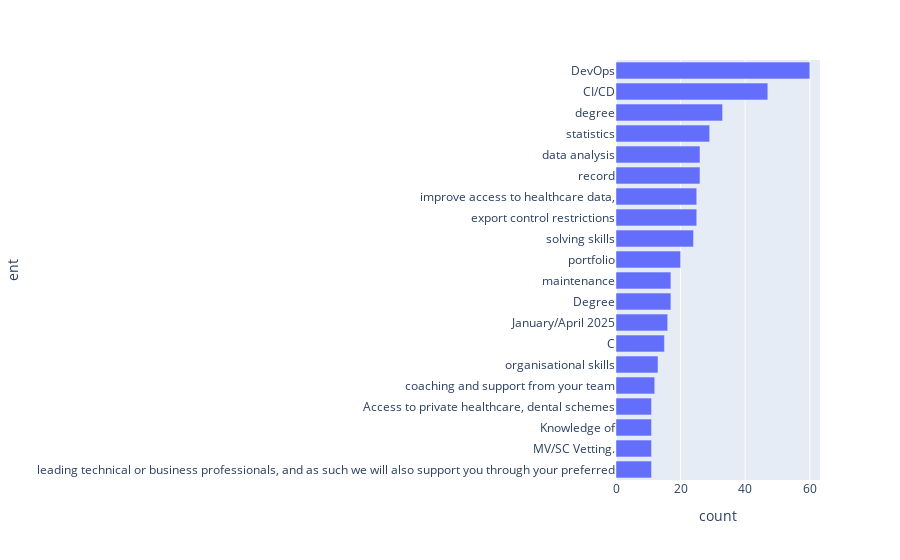

The code cell stored with this chart in its notebook:
### Code cell
fig = px.bar(ent_df.loc[ent_df['type'] == 'H_SKILL', 'ent'].value_counts().head(20), x='count')
fig.update_layout(yaxis={'categoryorder':'total ascending'})
fig.show()

### Figure 1 — Plotly figure (JSON) as saved in the notebook; plotly's stock layout.template omitted (floating-point values rounded to 4 significant figures)
{"data": [{"alignmentgroup": "True", "hovertemplate": "count=%{x}<br>ent=%{y}<extra></extra>", "legendgroup": "", "marker": {"color": "#636efa", "pattern": {"shape": ""}}, "name": "", "offsetgroup": "", "orientation": "h", "showlegend": false, "textposition": "auto", "type": "bar", "x": [60, 47, 33, 29, 26, 26, 25, 25, 24, 20, 17, 17, 16, 15, 13, 12, 11, 11, 11, 11], "xaxis": "x", "y": ["DevOps", "CI/CD", "degree", "statistics", "record", "data analysis", "export control restrictions", "improve access to healthcare data,", "solving skills", "portfolio", "Degree", "maintenance", "January/April 2025", "C", "organisational skills", "coaching and support from your team", "leading technical or business professionals, and as such we will also support you through your preferred", "MV/SC Vetting.", "Knowledge of", "Access to private healthcare, dental schemes"], "yaxis": "y"}], "layout": {"barmode": "relative", "legend": {"tracegroupgap": 0}, "margin": {"t": 60}, "xaxis": {"anchor": "y", "domain": [0, 1], "title": {"text": "count"}}, "yaxis": {"anchor": "x", "categoryorder": "total ascending", "domain": [0, 1], "title": {"text": "ent"}}}}
